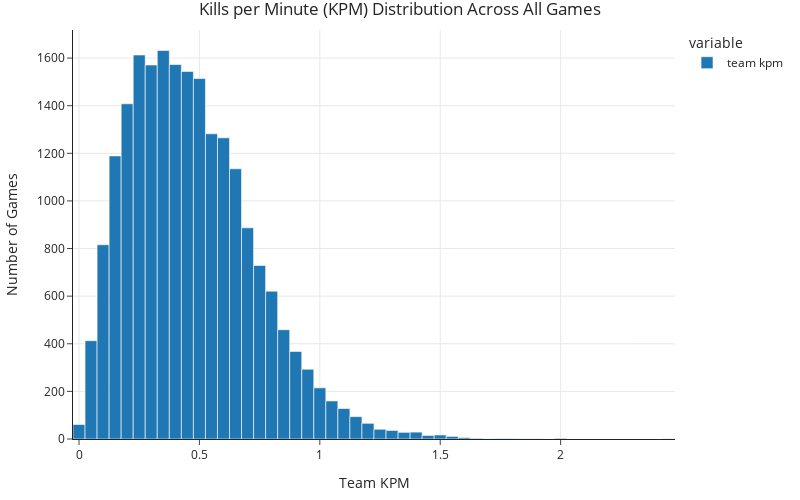

Notebook cell for this chart:
### Code cell
# Univariate analysis using KPM

kpm_plot = df['team kpm'].plot(
    kind='histogram',
    nbins=75,
    title='Kills per Minute (KPM) Distribution Across All Games',
    width=800,
    height=500
)

kpm_plot.update_layout(
    xaxis_title='Team KPM',
    yaxis_title='Number of Games'
)

kpm_plot.show()

print(f"Mean KPM: {df['team kpm'].mean():.2f}")
print(f"Median KPM: {df['team kpm'].median():.2f}")
print(f"Std: {df['team kpm'].std():.2f}")

### Figure 1 — Plotly figure (JSON) as saved in the notebook; plotly's stock layout.template omitted (floating-point values rounded to 4 significant figures; data arrays with more than 128 entries replaced by an {"elided": "..."} marker saying what was removed)
{"data": [{"alignmentgroup": "True", "bingroup": "x", "hovertemplate": "variable=team kpm<br>value=%{x}<br>count=%{y}<extra></extra>", "legendgroup": "team kpm", "marker": {"color": "#1F77B4", "pattern": {"shape": ""}}, "name": "team kpm", "nbinsx": 75, "offsetgroup": "team kpm", "orientation": "v", "showlegend": true, "type": "histogram", "x": {"elided": "21233 float values"}, "xaxis": "x", "yaxis": "y"}], "layout": {"barmode": "relative", "height": 500, "legend": {"title": {"text": "variable"}, "tracegroupgap": 0}, "title": {"text": "Kills per Minute (KPM) Distribution Across All Games"}, "width": 800, "xaxis": {"anchor": "y", "domain": [0, 1], "title": {"text": "Team KPM"}}, "yaxis": {"anchor": "x", "domain": [0, 1], "title": {"text": "Number of Games"}}}}
